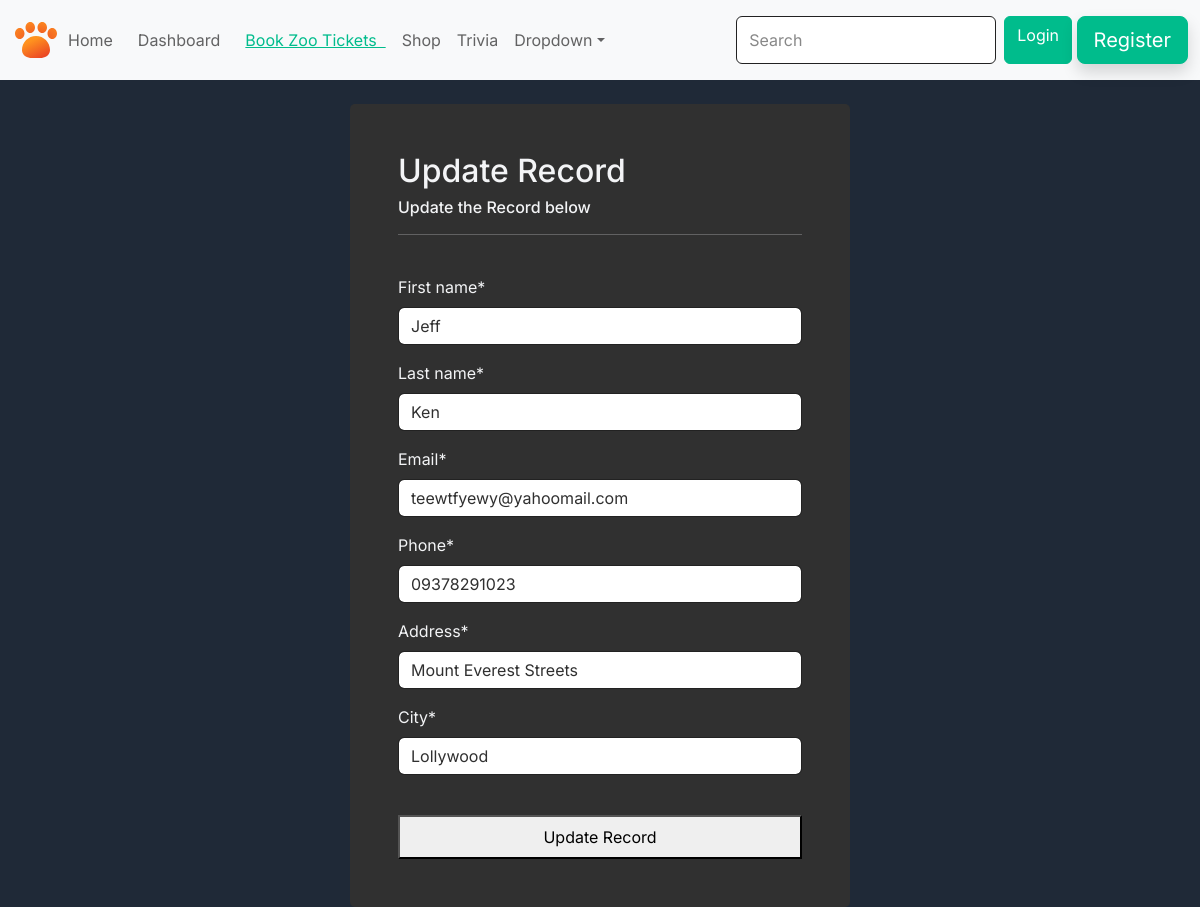
Page /update-record/4/ (signed in) on the earlier database version.
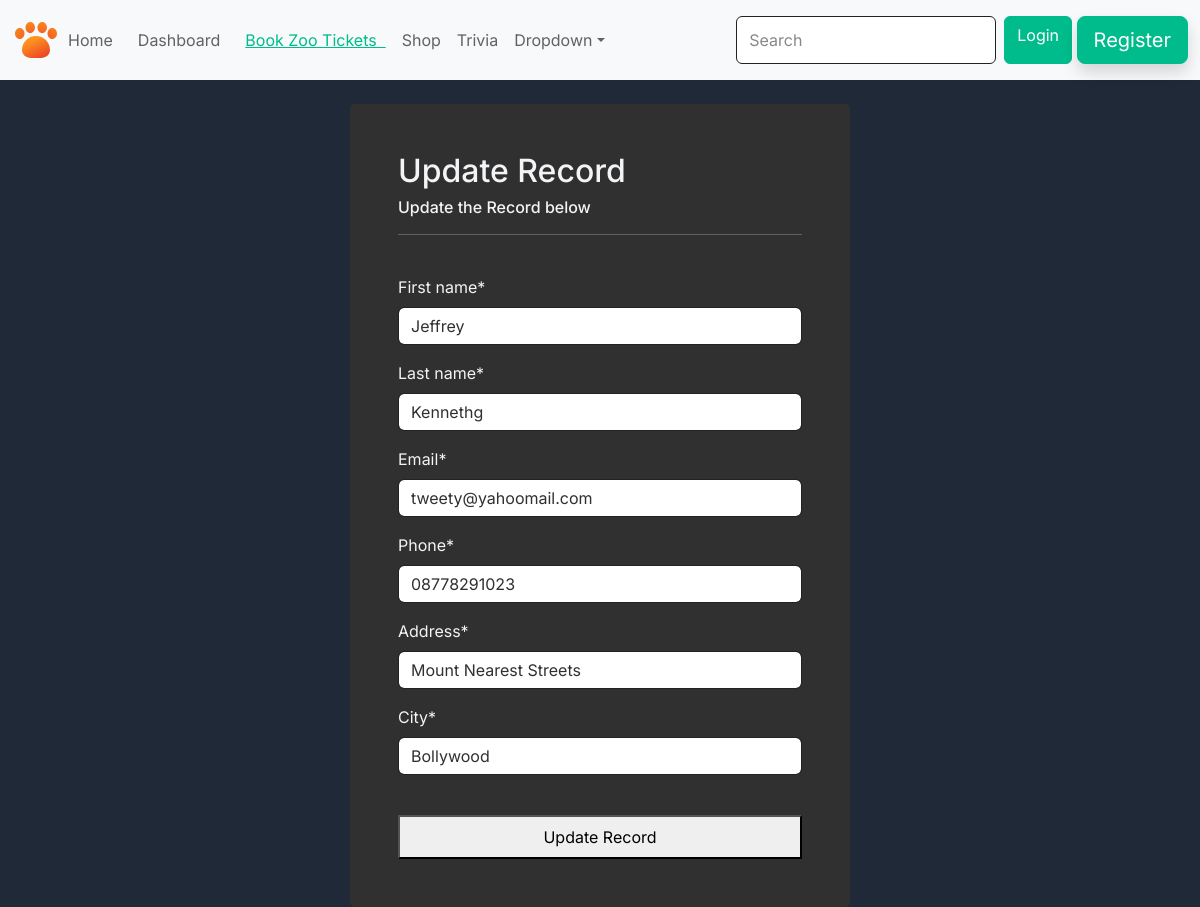
Same page on the later database version.
### website/models.py (models this page shows, shortened)
class Record(models.Model):  # Model for the record in dashboard
    first_name = models.CharField(max_length=100)
    last_name = models.CharField(max_length=100)
    email = models.CharField(max_length=100)
    phone = models.CharField(max_length=15)
    address = models.CharField(max_length=100)
    city = models.CharField(max_length=50)
    creation_date = models.DateTimeField(auto_now_add=True)

### website/views.py (the view)
# urls.py: path('update-record/<int:pk>/', views.update_record, name="update-record"),
@login_required(login_url='my-login')
def update_record(request, pk):
    one_record = Record.objects.get(id=pk)
    if request.method == 'POST':
        form = UpdateRecordForm(request.POST, instance=one_record)
        if form.is_valid():
            form.save()
            return redirect('dashboard')
    else:
        form = UpdateRecordForm(instance=one_record)
    context = {'form': form, 'record': one_record}
    return render(request, 'pages/update-record.html', context)

### website/forms.py
class UpdateRecordForm(forms.ModelForm):
    class Meta:
        model= Record
        fields =['first_name', 'last_name', 'email', 'phone', 'address', 'city']

### website/template/pages/update-record.html (shortened to what this page needs)
{% extends "pages/base.html" %}
{% load crispy_forms_tags %}
{% block content %}
    <br>
    <div class="container bg-dark p-5 form-layout">
        <h3>Update Record</h3>
        <h6> Update the Record below</h6>
        <hr>
        <br>
        <form method="POST" autocomplete="off">
            {{form|crispy}}
            <br>
            <button type="submit" class="btm btn-primary w-100 btn-block p-2">Update Record</button>
        </form>
    </div>
{% endblock %}

Differences in the rows shown:
changed Record: first_name "Jeff" → "Jeffrey"; last_name "Ken" → "Kennethg"; email "teewtfyewy@yahoomail.com" → "tweety@yahoomail.com"; phone "09378291023" → "08778291023"; address "Mount Everest Streets" → "Mount Nearest Streets"; city "Lollywood" → "Bollywood"
